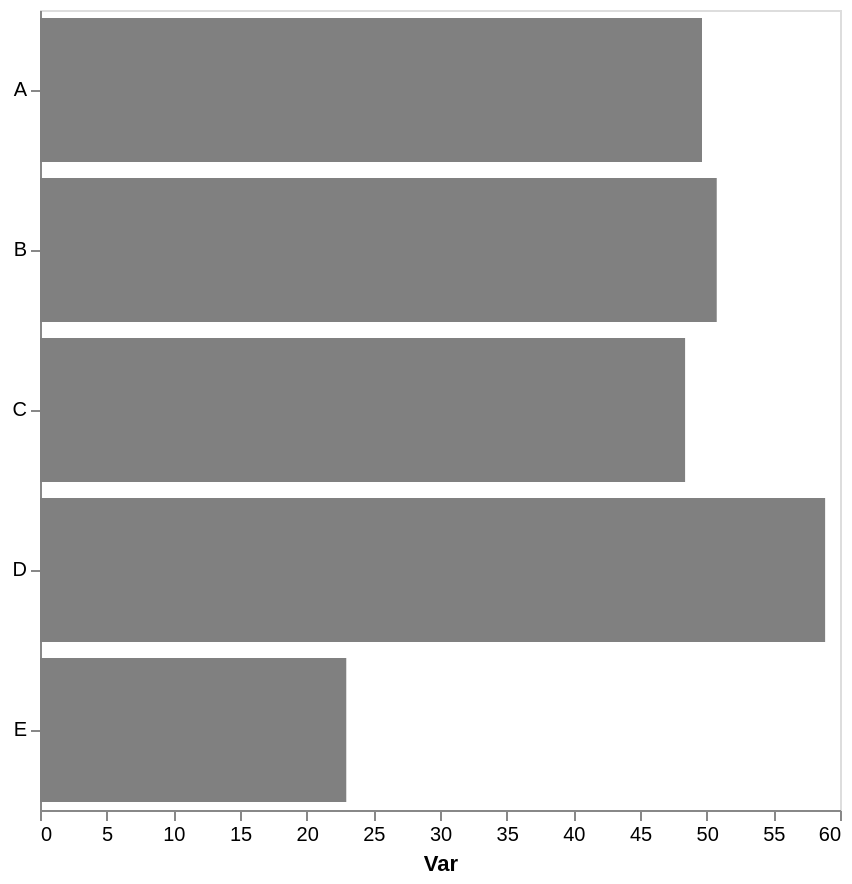

Write the Vega-Lite specification saved for this chart.
### Vega-Lite specification from a JSON file in a GitHub repository (floating-point values rounded to 4 significant figures)
{"config": {"view": {"continuousWidth": 300, "continuousHeight": 300}, "axis": {"grid": false}, "bar": {"color": "gray"}}, "data": {"name": "data-09bc7c2782d222f4e8c089f32f84f1f4"}, "mark": {"type": "bar"}, "encoding": {"x": {"aggregate": "mean", "axis": {"title": "Var"}, "field": "var1", "type": "quantitative"}, "y": {"axis": {"title": null}, "field": "cat", "type": "nominal"}}, "height": 400, "width": 400, "$schema": "https://vega.github.io/schema/vega-lite/v5.17.0.json", "datasets": {"data-09bc7c2782d222f4e8c089f32f84f1f4": [{"cat": "E", "var1": 23.78, "var2": 52.18}, {"cat": "C", "var1": 58.06, "var2": 48.73}, {"cat": "E", "var1": 26.41, "var2": 46.94}, {"cat": "A", "var1": 55.97, "var2": 41.35}, {"cat": "E", "var1": 18.66, "var2": 55.41}, {"cat": "B", "var1": 53.17, "var2": 56.11}, {"cat": "C", "var1": 42.87, "var2": 48.85}, {"cat": "D", "var1": 58.88, "var2": 54.81}, {"cat": "C", "var1": 44.22, "var2": 43.84}, {"cat": "E", "var1": 23.04, "var2": 66.9}, {"cat": "A", "var1": 43.33, "var2": 57.93}, {"cat": "B", "var1": 48.34, "var2": 34.73}]}}
